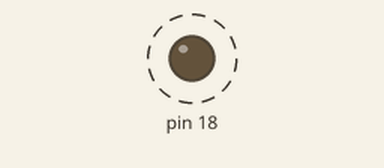
Simulated run of this program. Board: Raspberry Pi (header pin numbers). Shown: output pins drawn as LEDs (lit = HIGH). Dashed ring = blinking.

Above: at 0.02 s.
Timing chart, 0 to 3.0 s (numbered marks = the images above):
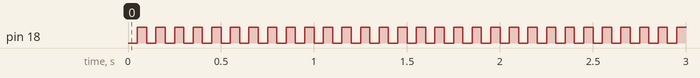

Measured:
- by itself, pin 18: alternates HIGH for 0.05 s and LOW for 0.05 s

The program:

blinkLed.py
```python
#! /usr/bin/python
import RPi.GPIO as GPIO
from time import sleep

GPIO.setmode(GPIO.BOARD)
GPIO.setup(18, GPIO.OUT)
while True:
	GPIO.output(18, False)
	sleep(0.05)	# Sleep for 0.05 seconds
	GPIO.output(18, True)
	sleep(0.05)
```
